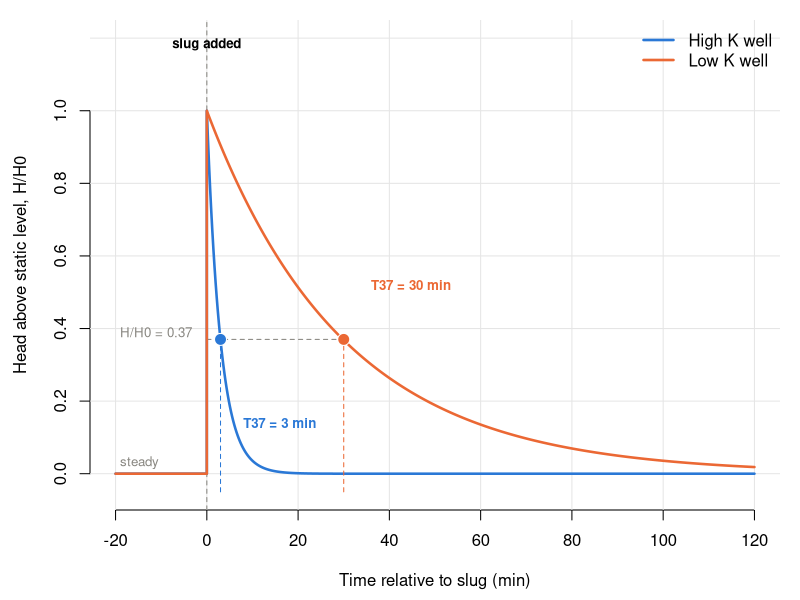

This figure's R source:
# Chapter 8 - Idealized slug-test response (Hvorslev) for a high-K and a low-K well
T37_HIGH <- 3; T37_LOW <- 30      # min, basic time lag
tmin <- -20; tmax <- 120
BLUE <- "#2a78d6"; ORANGE <- "#eb6834"; MUTED <- "#898781"
response <- function(T37) {          # steady, instant rise at t = 0, then H/H0 = exp(-t/T37)
  ta <- seq(0, tmax, length.out = 500)[-1]
  list(t = c(tmin, 0, 0, ta), h = c(0, 0, 1, exp(-ta / T37)))
}
png("figure_r.png", width = 1200, height = 675, res = 150)
par(mar = c(4.5, 4.5, 1, 1), bty = "n")
plot(NA, xlim = c(tmin, tmax), ylim = c(-0.05, 1.2), xlab = "Time relative to slug (min)", ylab = "Head above static level, H/H0", yaxt = "n")
axis(2, at = seq(0, 1, 0.2)); grid(col = "grey90", lty = 1)
abline(v = 0, lty = 2, col = MUTED); segments(0, 0.37, T37_LOW, 0.37, lty = 2, col = MUTED)
for (k in list(list(T37_HIGH, BLUE), list(T37_LOW, ORANGE))) {
  r <- response(k[[1]]); lines(r$t, r$h, col = k[[2]], lwd = 2.5)
  segments(k[[1]], -0.05, k[[1]], 0.37, lty = 2, col = k[[2]]); points(k[[1]], 0.37, pch = 21, bg = k[[2]], col = "white", cex = 1.6)
}
text(0, 1.2, "slug added", font = 2, cex = 0.8, adj = c(0.5, 1))
text(8, 0.14, sprintf("T37 = %d min", T37_HIGH), col = BLUE, font = 2, cex = 0.8, adj = 0)
text(36, 0.52, sprintf("T37 = %d min", T37_LOW), col = ORANGE, font = 2, cex = 0.8, adj = 0)
text(tmin + 1, 0.39, "H/H0 = 0.37", col = MUTED, cex = 0.8, adj = 0); text(tmin + 1, 0.03, "steady", col = MUTED, cex = 0.8, adj = 0)
legend("topright", bty = "n", lwd = 2.5, col = c(BLUE, ORANGE), legend = c("High K well", "Low K well"))
dev.off()
